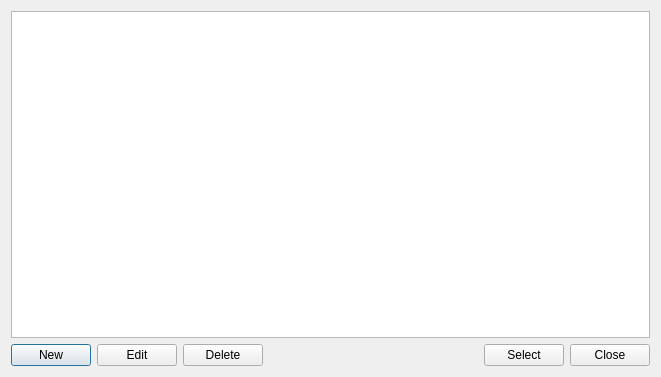
<?xml version="1.0" encoding="UTF-8"?>
<ui version="4.0">
 <class>SvDevClassesListDialog</class>
 <widget class="QDialog" name="SvDevClassesListDialog">
  <property name="geometry">
   <rect>
    <x>0</x>
    <y>0</y>
    <width>661</width>
    <height>377</height>
   </rect>
  </property>
  <property name="windowTitle">
   <string>Dialog</string>
  </property>
  <layout class="QVBoxLayout" name="verticalLayout">
   <item>
    <widget class="QTableView" name="tblClassesList">
     <property name="editTriggers">
      <set>QAbstractItemView::NoEditTriggers</set>
     </property>
    </widget>
   </item>
   <item>
    <layout class="QHBoxLayout" name="layoutButtons">
     <item>
      <widget class="QPushButton" name="bnNewClass">
       <property name="text">
        <string>New</string>
       </property>
      </widget>
     </item>
     <item>
      <widget class="QPushButton" name="bnEditClass">
       <property name="text">
        <string>Edit</string>
       </property>
      </widget>
     </item>
     <item>
      <widget class="QPushButton" name="bnDeleteClass">
       <property name="text">
        <string>Delete</string>
       </property>
      </widget>
     </item>
     <item>
      <spacer name="horizontalSpacer">
       <property name="orientation">
        <enum>Qt::Horizontal</enum>
       </property>
       <property name="sizeHint" stdset="0">
        <size>
         <width>40</width>
         <height>20</height>
        </size>
       </property>
      </spacer>
     </item>
     <item>
      <widget class="QPushButton" name="bnSelect">
       <property name="text">
        <string>Select</string>
       </property>
      </widget>
     </item>
     <item>
      <widget class="QPushButton" name="bnClose">
       <property name="text">
        <string>Close</string>
       </property>
      </widget>
     </item>
    </layout>
   </item>
  </layout>
 </widget>
 <resources/>
 <connections/>
</ui>
